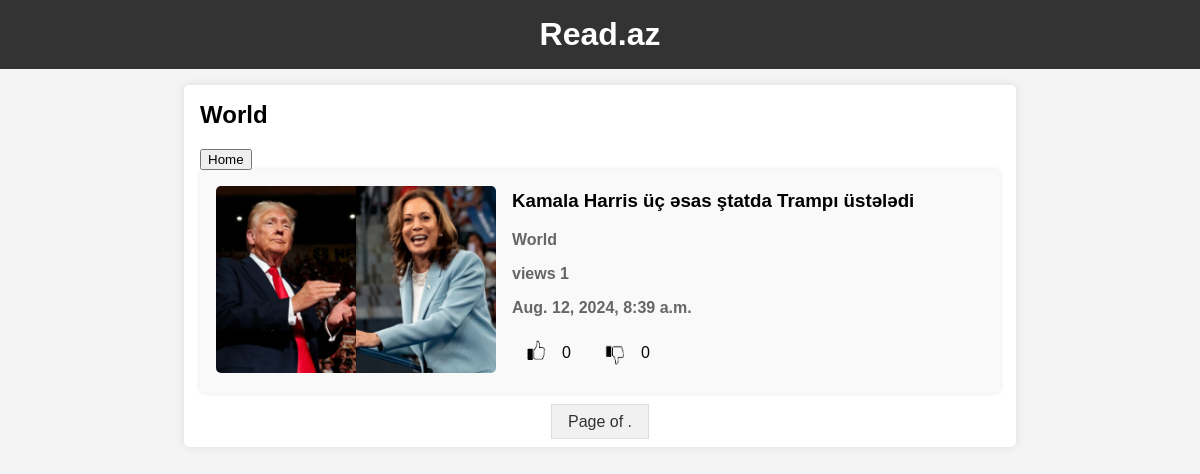
The app's page /category/4/ with its own data.
### news/models.py (models this page shows, shortened)
class Category(models.Model):
    title = models.CharField(max_length=32)
    def __str__(self) -> str:
        return f'{self.title}'

class New(models.Model):
    title = models.CharField(max_length=64)
    description = models.TextField()
    category = models.ForeignKey(Category, on_delete=models.CASCADE)
    created_at = models.DateTimeField(default=timezone.now , null= True, blank= True)
    updated_at = models.DateTimeField(auto_now=True)
    watch_count = models.PositiveIntegerField(default=0)
    available = models.BooleanField(default=True)
    image = models.ImageField(upload_to='media/%Y/%m/%d', blank=True)
    likes = models.PositiveIntegerField(default=0)
    dislikes = models.PositiveIntegerField(default=0)

### news/views.py (the view)
def category(request, category_id):
    category = get_object_or_404(Category, id=category_id)
    posts = New.objects.filter(category=category)
    context = {
        'category': category,
        'posts': posts
    }
    return render(request, 'news/category.html', context)

### news/templates/news/category.html (shortened to what this page needs)
{% extends "base.html" %}
{%load static%}
{% block content%}
<main>
    <section id="cart">
        <h2>{{ category.title }}</h2>
        <a href="{% url 'home' %}"> <button>Home</button></a>
        {% for post in posts %}
            <div class="news-article">
                <a href="{% url 'detail' post.id %}">
                    <img src="{{ post.image.url }}" alt="{{ post.title }}" class="news-image">
                </a>
                    <div class="news-content">
                        <h3>{{ post.title }}</h3>
                        <p class="category">{{ post.category }}</p>
                        <p class="category">views {{ post.watch_count }}</p>
                        <p class="category">{{ post.created_at  }}</p>
                        <div class="like-dislike">
                            <div class="like-section">
                                <img src="{% static 'images/like.png' %}" alt="Like" class="like-button" onclick="likePost({{ post.id }})">
                                <span id="likes-{{ post.id }}">{{ post.likes }}</span>
                            </div>
                            <div class="dislike-section">
                                <img src="{% static 'images/dislike.png' %}" alt="Dislike" class="dislike-button" onclick="dislikePost({{ post.id }})">
                                <span id="dislikes-{{ post.id }}">{{ post.dislikes }}</span>
                            </div>
                        </div>
                    </div>
            </div>
        {% endfor %}
        <div class="pagination">
            <span class="step-links">
                <span class="current">
                    Page {{ posts.number }} of {{ posts.paginator.num_pages }}.
                </span>
            </span>
        </div>
    </section>
</main>
{% endblock%}

### news/static/css/styles.css (style rules this page uses)
body { font-family: Arial, sans-serif; margin: 0; padding: 0; background-color: #f4f4f4; }
main { display: flex; justify-content: center; padding: 1rem; }
#cart { background-color: #fff; padding: 1rem; border-radius: 5px; box-shadow: 0 0 10px rgba(0, 0, 0, 0.1); width: 80%; max-width: 800px; }
#cart h2 { margin-top: 0; }
.news-article { background-color: #f9f9f9; margin-bottom: 1rem; padding: 1rem; border-radius: 5px; box-shadow: 0 0 5px rgba(0, 0, 0, 0.1); display: flex; align-items: center; }
.news-article img.news-image { max-width: 280px; max-height: 100; margin-right: 1rem; border-radius: 5px; }
.news-article .news-content { flex: 1; }
.news-article h3 { margin-top: 0; }
.news-article .category { font-weight: bold; color: #666; }
.like-dislike img { width: 40px; height: 40px; cursor: pointer; margin: 0 5px; }
.like-dislike { display: flex; gap: 20px; align-items: center; }
.like-section, .dislike-section { display: flex; align-items: center; }
.like-button, .dislike-button { width: 24px; height: 24px; cursor: pointer; margin-right: 5px; }
.pagination { text-align: center; margin-top: 20px; }
.step-links a, .step-links span { margin: 0 5px; padding: 8px 16px; text-decoration: none; background-color: #f1f1f1; border: 1px solid #ddd; color: #333; }

### records on screen
Category: title "World"
New: image (picture), title "Kamala Harris üç əsas ştatda Trampı üstələdi", category "World", watch_count "1", created_at "Aug. 12, 2024, 8:39 a.m.", likes "0", dislikes "0"
